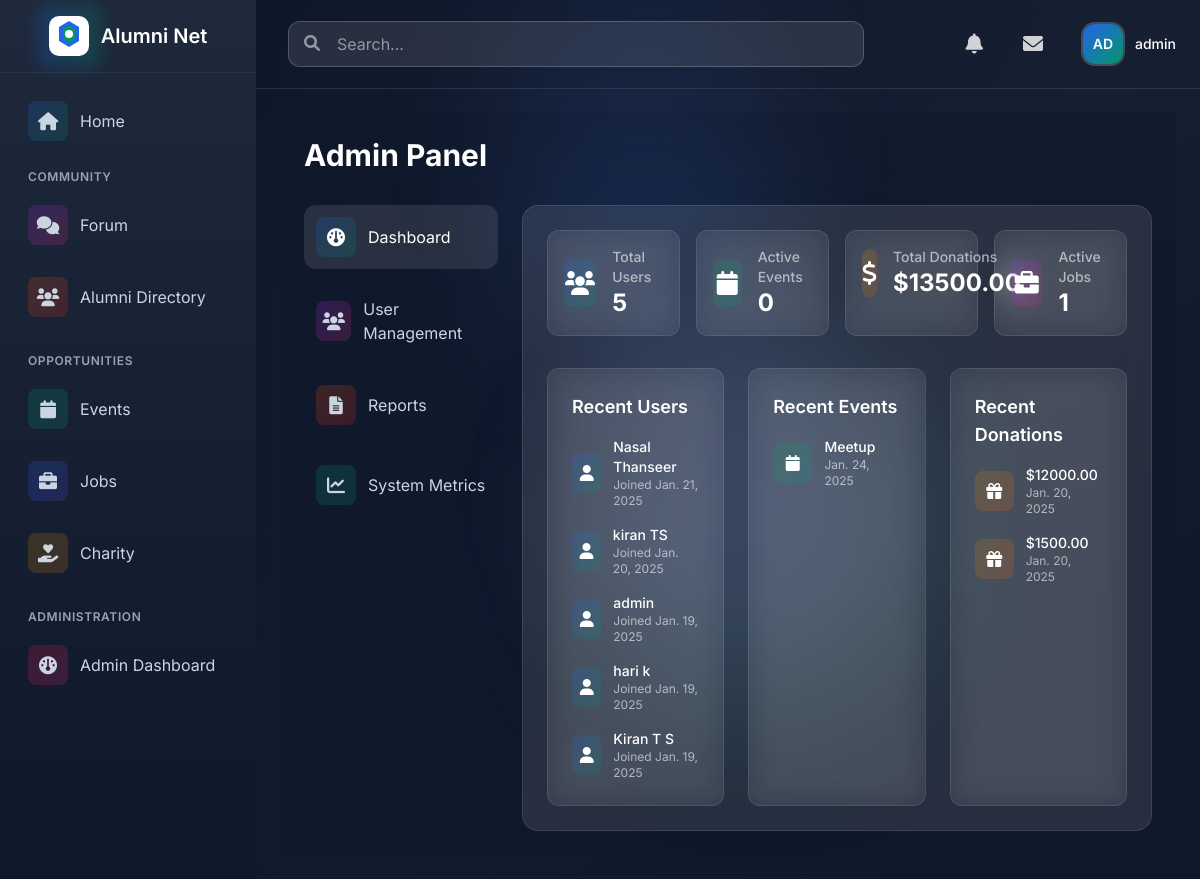
The app's page /admin-panel/ (signed in), older data.
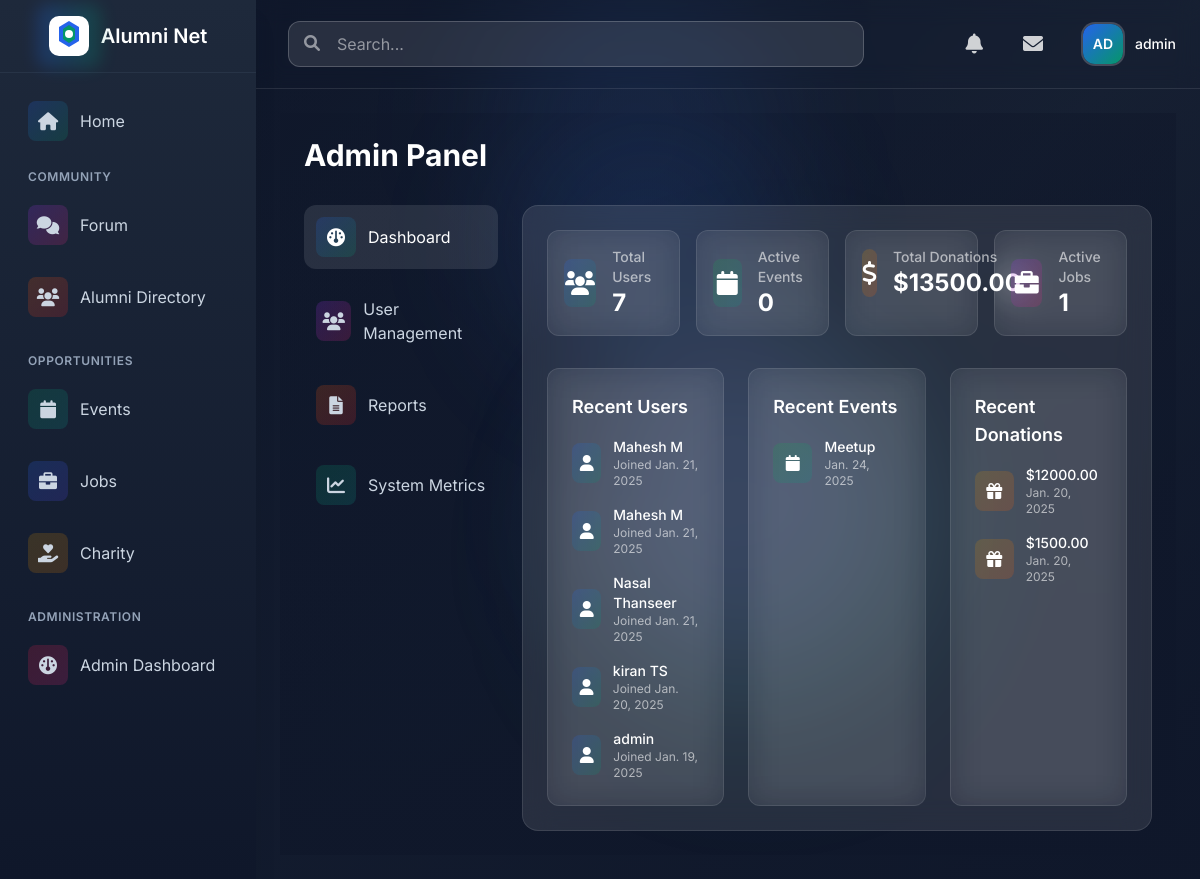
The same page, newer data.
### users/models.py (models this page shows, shortened)
class User(AbstractUser):
    USER_TYPES = (
        ('admin', 'Admin'),
        ('alumni', 'Alumni'),
        ('student', 'Student'),
    )
    INDUSTRY_CHOICES = (
        ('it', 'Information Technology'),
        ('finance', 'Finance'),
        ('healthcare', 'Healthcare'),
        ('education', 'Education'),
        ('manufacturing', 'Manufacturing'),
        ('retail', 'Retail'),
        ('consulting', 'Consulting'),
        ('marketing', 'Marketing'),
        ('other', 'Other')
    )
    AVAILABILITY_CHOICES = (
        ('available', 'Available for Mentorship'),
        ('limited', 'Limited Availability'),
        ('unavailable', 'Not Available'),
    )
    user_type = models.CharField(max_length=10, choices=USER_TYPES, default='student')
    profile_picture = models.ImageField(upload_to='profile_pics/', null=True, blank=True)
    bio = models.TextField(max_length=500, blank=True)
    graduation_year = models.IntegerField(null=True, blank=True)
    current_job_title = models.CharField(max_length=100, blank=True)
    current_company = models.CharField(max_length=100, blank=True)
    industry = models.CharField(max_length=20, choices=INDUSTRY_CHOICES, blank=True)
    years_of_experience = models.PositiveIntegerField(default=0)
    skills = models.TextField(help_text="Enter skills separated by commas", blank=True)
    achievements = models.TextField(blank=True)
    certifications = models.TextField(help_text="Enter certifications separated by commas", blank=True)
    linkedin_profile = models.URLField(max_length=200, blank=True)
    portfolio_link = models.URLField(max_length=200, blank=True)
    mentorship_availability = models.CharField(
        max_length=20,
        choices=AVAILABILITY_CHOICES,
        blank=True
    )
    email_verified = models.BooleanField(default=False)

### events/models.py (models this page shows, shortened)
class Event(models.Model):
    EVENT_TYPES = (
        ('networking', 'Networking Event'),
        ('workshop', 'Workshop'),
        ('seminar', 'Seminar'),
        ('career_fair', 'Career Fair'),
        ('social', 'Social Gathering'),
        ('other', 'Other'),
    )
    title = models.CharField(max_length=200)
    description = models.TextField()
    event_type = models.CharField(max_length=20, choices=EVENT_TYPES)
    date = models.DateTimeField()
    location = models.CharField(max_length=200)
    capacity = models.PositiveIntegerField()
    registration_deadline = models.DateTimeField()
    created_by = models.ForeignKey(User, on_delete=models.CASCADE, related_name='created_events')
    created_at = models.DateTimeField(auto_now_add=True)
    updated_at = models.DateTimeField(auto_now=True)
    is_online = models.BooleanField(default=False)
    meeting_link = models.URLField(blank=True, null=True)
    image = models.ImageField(upload_to='event_images/', blank=True, null=True)
    participants = models.ManyToManyField(User, through='EventRegistration', related_name='registered_events')

### charitable/models.py (models this page shows, shortened)
class Donation(models.Model):
    fund = models.ForeignKey(Fund, on_delete=models.CASCADE, related_name='donations')
    donor = models.ForeignKey(settings.AUTH_USER_MODEL, on_delete=models.CASCADE)
    amount = models.DecimalField(max_digits=10, decimal_places=2)
    message = models.TextField(blank=True, null=True)
    is_anonymous = models.BooleanField(default=False)
    donation_date = models.DateTimeField(default=timezone.now)

### admin_panel/views.py (the view)
# urls.py: path('', views.admin_dashboard, name='dashboard'),
@staff_member_required
def admin_dashboard(request):
    end_date = timezone.now()
    start_date = end_date - timedelta(days=30)
    stats = {
        'total_users': User.objects.count(),
        'active_users': User.objects.filter(last_login__gte=start_date).count(),
        'total_events': Event.objects.count(),
        'upcoming_events': Event.objects.filter(date__gte=end_date).count(),
        'total_donations': Donation.objects.aggregate(Sum('amount'))['amount__sum'] or 0,
        'total_jobs': JobPosting.objects.count(),
        'active_jobs': JobPosting.objects.filter(deadline__gte=end_date).count(),
    }
    recent_activities = {
        'new_users': User.objects.order_by('-date_joined')[:5],
        'recent_events': Event.objects.order_by('-created_at')[:5],
        'recent_donations': Donation.objects.order_by('-donation_date')[:5],
    }
    return render(request, 'admin_panel/dashboard.html', {
        'stats': stats,
        'recent_activities': recent_activities,
    })

### forum/templatetags/user_tags.py (called while the page is built)
@register.filter
def get_initials(user):
    if user.get_full_name():
        names = user.get_full_name().split()
        initials = ''.join(name[0].upper() for name in names if name)
    else:
        initials = user.username[0:2].upper()
    return initials

### messaging/context_processors.py (called while the page is built)
def unread_message_count(request):
    if request.user.is_authenticated:
        count = Message.objects.filter(
            conversation__participants=request.user,
            sender__in=request.user.conversations.values_list('participants', flat=True),
            is_read=False
        ).exclude(sender=request.user).count()
        return {'unread_message_count': count}
    return {'unread_message_count': 0}

### notifications/context_processors.py (called while the page is built)
def notification_count(request):
    if request.user.is_authenticated:
        unread_count = request.user.notifications.filter(read=False).count()
        return {'unread_notification_count': unread_count}
    return {'unread_notification_count': 0}

### admin_panel/templates/admin_panel/dashboard.html (shortened to what the changed rows need)
{% extends 'admin_panel/base_admin.html' %}
{% block admin_content %}
<div class="grid grid-cols-1 md:grid-cols-2 lg:grid-cols-4 gap-4">
    <div class="bg-white/5 backdrop-blur-lg rounded-xl p-4 border border-white/10">
        <div class="flex items-center space-x-4">
            <div>
                <h3 class="text-sm font-medium text-white/60">Total Users</h3>
                <p class="text-2xl font-bold text-white">{{ stats.total_users }}</p>
            </div>
        </div>
    </div>
</div>
<div class="mt-8 grid grid-cols-1 md:grid-cols-2 lg:grid-cols-3 gap-6">
    <div class="bg-white/5 backdrop-blur-lg rounded-xl p-6 border border-white/10">
        <div class="space-y-4">
            {% for user in recent_activities.new_users %}
            <div class="flex items-center">
                <div class="w-10 h-10 flex items-center justify-center rounded-lg bg-gradient-to-br from-blue-600/20 to-emerald-600/20">
                    <i class="fas fa-user text-white"></i>
                </div>
                <div class="ml-3">
                    <p class="text-sm font-medium text-white">{{ user.get_full_name|default:user.username }}</p>
                    <p class="text-xs text-white/60">Joined {{ user.date_joined|date }}</p>
                </div>
            </div>
            {% endfor %}
        </div>
    </div>
    <div class="bg-white/5 backdrop-blur-lg rounded-xl p-6 border border-white/10">
        <div class="space-y-4">
            {% for event in recent_activities.recent_events %}
            <div class="flex items-center">
                <div class="w-10 h-10 flex items-center justify-center rounded-lg bg-gradient-to-br from-green-600/20 to-teal-600/20">
                    <i class="fas fa-calendar text-white"></i>
                </div>
                <div class="ml-3">
                    <p class="text-sm font-medium text-white">{{ event.title }}</p>
                    <p class="text-xs text-white/60">{{ event.date|date }}</p>
                </div>
            </div>
            {% endfor %}
        </div>
    </div>
    <div class="bg-white/5 backdrop-blur-lg rounded-xl p-6 border border-white/10">
        <div class="space-y-4">
            {% for donation in recent_activities.recent_donations %}
            <div class="flex items-center">
                <div class="w-10 h-10 flex items-center justify-center rounded-lg bg-gradient-to-br from-yellow-600/20 to-orange-600/20">
                    <i class="fas fa-gift text-white"></i>
                </div>
                <div class="ml-3">
                    <p class="text-sm font-medium text-white">${{ donation.amount|floatformat:2 }}</p>
                    <p class="text-xs text-white/60">{{ donation.donation_date|date }}</p>
                </div>
            </div>
            {% endfor %}
        </div>
    </div>
</div>
{% endblock %}

### templates/base.html (shortened to what the changed rows need)
{% load user_tags %}
<!DOCTYPE html>
<html lang="en">
<head>
    <script src="https://cdn.tailwindcss.com"></script>
    <link rel="stylesheet" href="https://cdnjs.cloudflare.com/ajax/libs/font-awesome/6.0.0/css/all.min.css">
</head>
<body class="font-[Inter]">
    <div class="min-h-screen flex">
        <div class="flex-1 ml-64 relative bg-gradient-to-br from-slate-900 via-slate-800 to-slate-900">
            <header class="sticky top-0 z-20 backdrop-blur-md border-b border-white/10">
                <div class="relative flex items-center justify-between p-4 text-white">
                    <div class="flex items-center space-x-6">
                        {% if user.is_authenticated %}
                            <a href="{% url 'notifications:notification_list' %}" class="relative p-2 text-white/80 hover:text-white rounded-xl hover:bg-white/10 transition-colors duration-200">
                                <i class="fas fa-bell text-xl"></i>
                            </a>
                            <a href="{% url 'messaging:conversation_list' %}"
                               class="relative p-2 text-white/80 hover:text-white rounded-xl hover:bg-white/10 transition-colors duration-200">
                                <i class="fas fa-envelope text-xl"></i>
                            </a>
                            <div class="relative"
                                 x-data="{ open: false }"
                                 @keydown.escape.stop="open = false"
                                 @click.away="open = false">
                                <button @click="open = !open"
                                        class="flex items-center space-x-3 p-2 rounded-xl hover:bg-white/10 transition-all duration-200"
                                        :aria-expanded="open">
                                    <div class="relative">
                                        <div class="w-10 h-10 rounded-xl overflow-hidden ring-2 ring-white/20">
                                            {% if user.profile_picture %}
                                                <img src="{{ user.profile_picture.url }}"
                                                     alt="Profile"
                                                     class="h-full w-full object-cover">
                                            {% else %}
                                                <div class="profile-initials w-full h-full flex items-center justify-center bg-gradient-to-br from-blue-600 to-emerald-600">
                                                    <span class="text-white text-sm font-semibold">{{ user|get_initials }}</span>
                                                </div>
                                            {% endif %}
                                        </div>
                                    </div>
                                    <span class="text-sm font-medium text-white">{{ user.get_full_name|default:user.username }}</span>
                                </button>
                            </div>
                        {% endif %}
                    </div>
                </div>
            </header>
            <main class="relative p-6">
                {% block content %}{% endblock %}
            </main>
        </div>
    </div>
</body>
</html>

Row changes from the older to the newer data that the page shows:
no longer on this page (row unchanged): User: get_full_name "hari k", date_joined "Jan. 19, 2025"
no longer on this page (row unchanged): User: get_full_name "Kiran T S", date_joined "Jan. 19, 2025"
added User: get_full_name "Mahesh M", date_joined "Jan. 21, 2025"
added User: get_full_name "Mahesh M", date_joined "Jan. 21, 2025"
Text that changed along with them:
{{ stats.total_users }}: "5" → "7"
